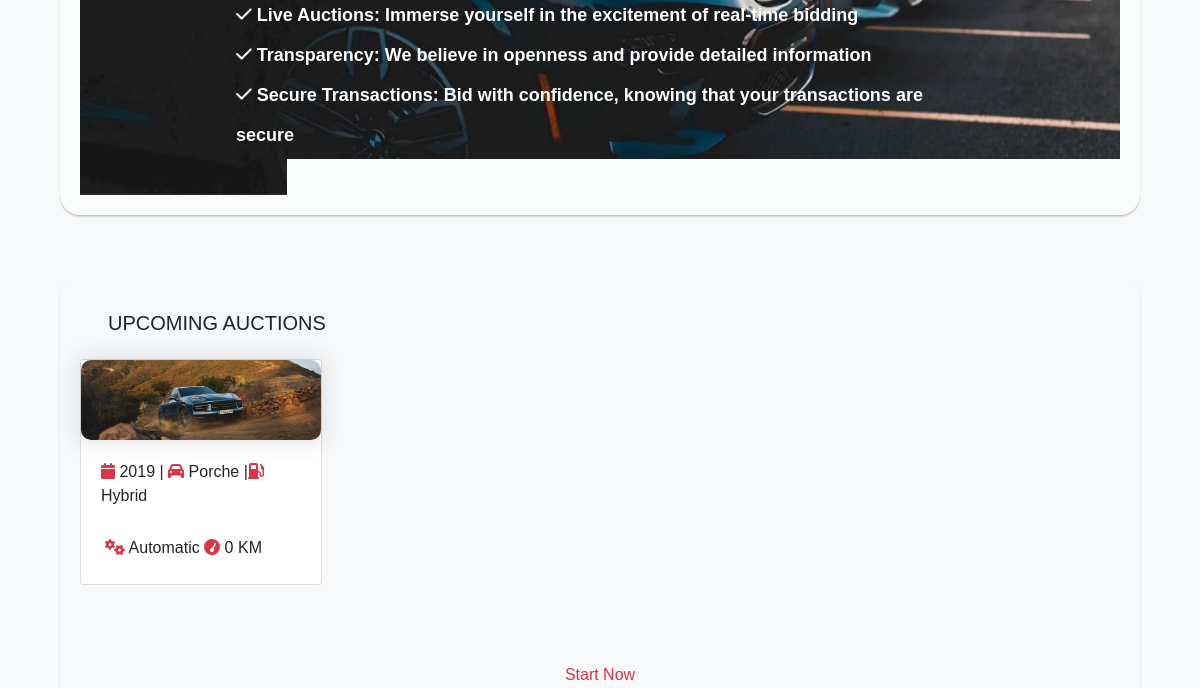
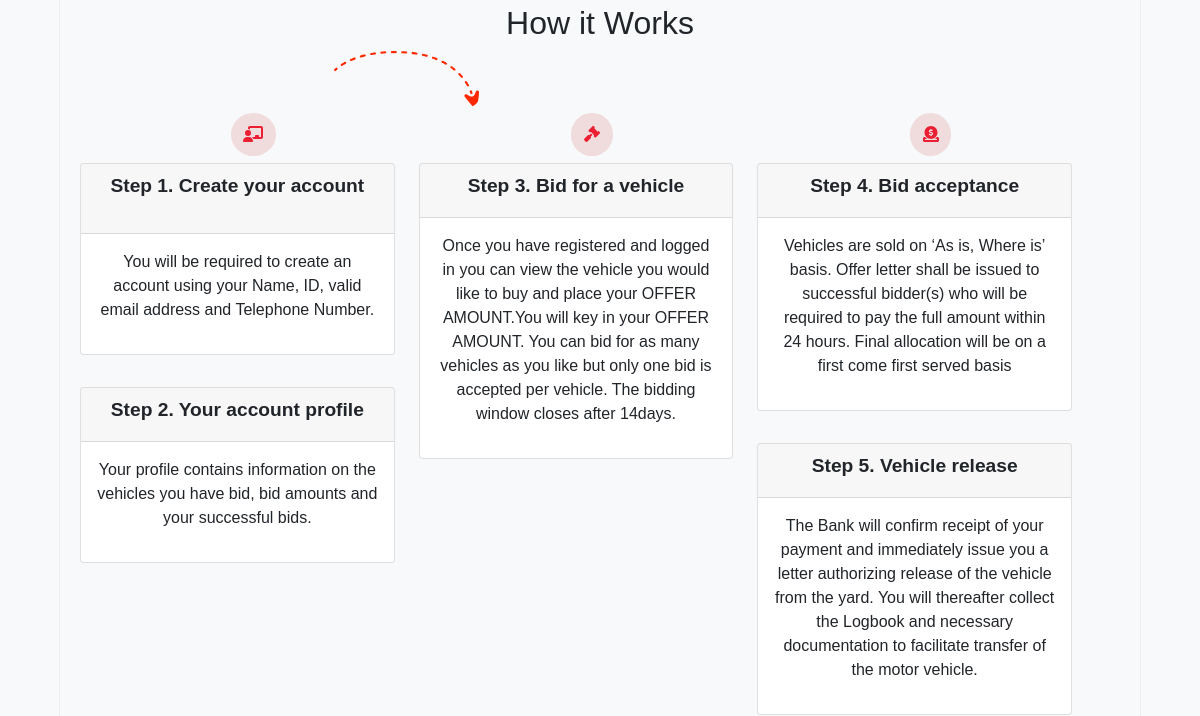
Before: / (middle part) with the older database file (2 pictures, top to bottom).
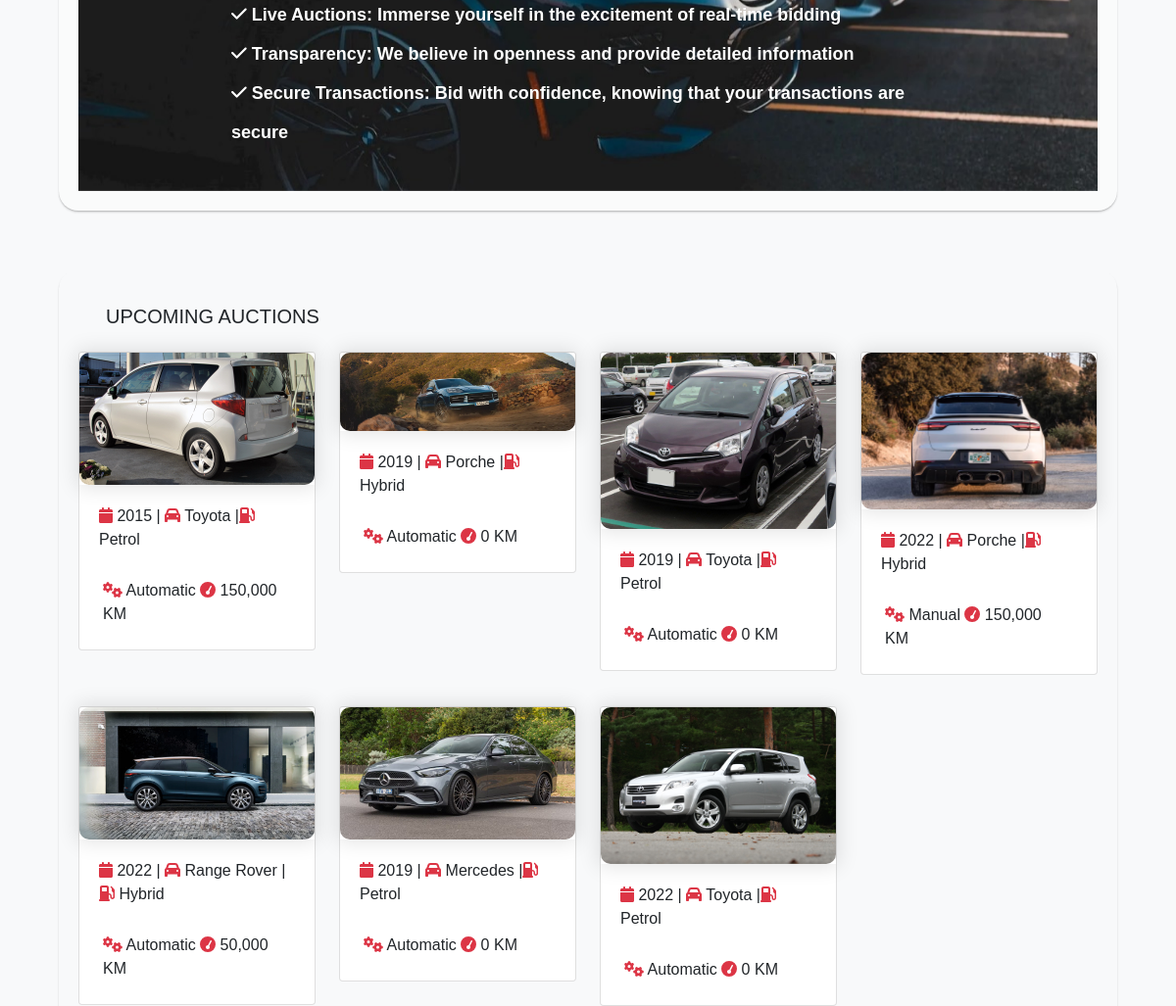
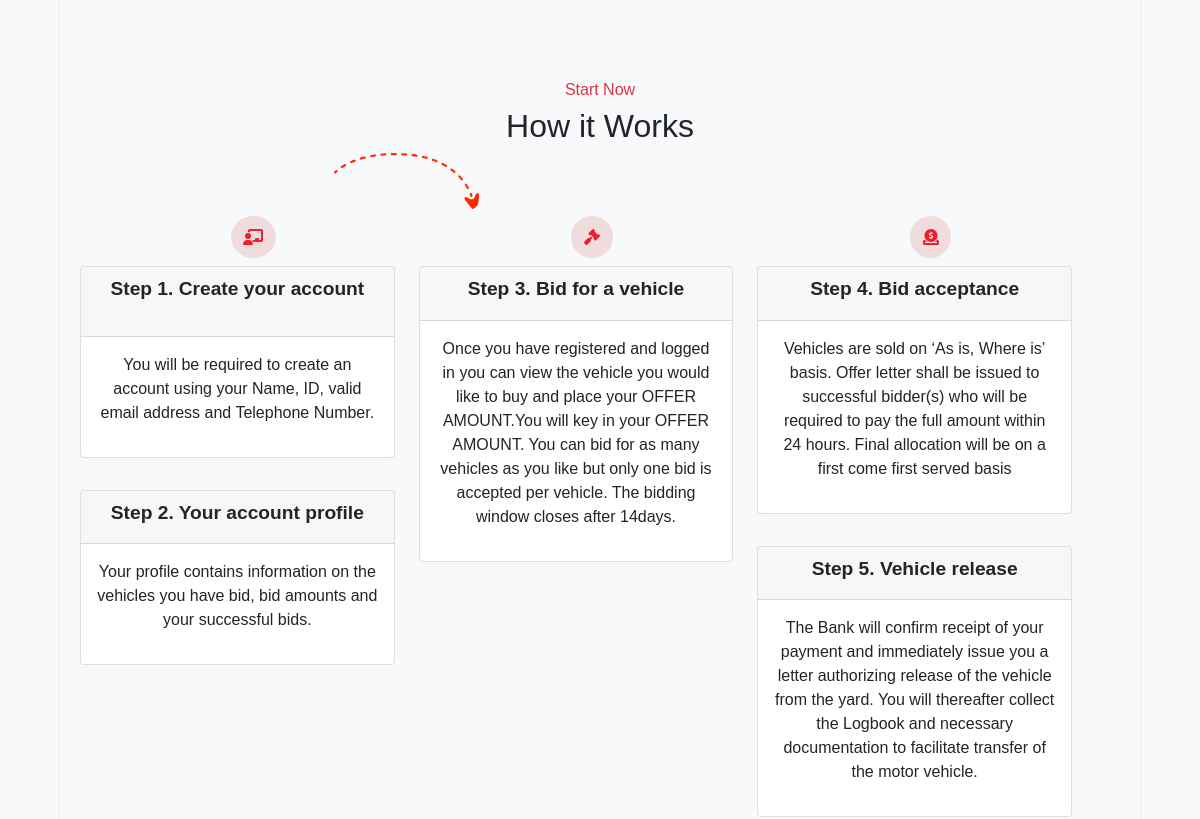
After: the same page with the newer database file (2 pictures, top to bottom).
### vehicles/models.py (models this page shows, shortened)
class Vehicle(models.Model):
    BID_STATUS_CHOICES = [
        ('idle', 'idle'),
        ('available', 'available'),
        ('on_auction', 'on_auction'),
        ('on_bid', 'on_bid'),
        ('sold', 'sold'),
    ]
    TRANSMISSION_CHOICES=[
        ('Automatic','Automatic'),
        ('Manual','Manual'),
    ]
    v_id = models.UUIDField(default=uuid.uuid4, editable=False, unique=True)
    registration_no = models.CharField(max_length=255,unique=True)
    make = models.ForeignKey(VehicleMake, on_delete=models.CASCADE)
    model = models.ForeignKey(VehicleModel, on_delete=models.CASCADE)
    YOM = models.ForeignKey(ManufactureYear, on_delete=models.CASCADE)
    mileage = models.IntegerField(null=True, blank=True)
    created_at = models.DateTimeField(auto_now_add=True)
    updated_at = models.DateTimeField(auto_now=True)
    engine_cc = models.IntegerField()
    transmission = models.CharField(max_length=255, choices=TRANSMISSION_CHOICES,blank=True)
    body_type = models.ForeignKey(VehicleBody, on_delete=models.CASCADE)
    fuel_type = models.ForeignKey(FuelType, on_delete=models.CASCADE)
    status = models.CharField(max_length=10, choices=BID_STATUS_CHOICES, default='idle')
    reserve_price = models.IntegerField()
    description = models.TextField(blank=True)
    file = models.FileField(upload_to='images/',default='images/default-vehicle.png',blank=True)
    views = models.IntegerField(default=0)

class ManufactureYear(models.Model):
    year = models.IntegerField()
    class Meta:
        verbose_name_plural = "Years of Manufacture"
    def __str__(self):
            return str(self.year)

class VehicleMake(models.Model):
    name = models.CharField(max_length=255)
    class Meta:
        verbose_name_plural = "Makes"
    def __str__(self):
            return self.name

class FuelType(models.Model):
    name = models.CharField(max_length=255)
    class Meta:
        verbose_name_plural = "Fuel Types"
    def __str__(self):
            return self.name

### vehicles/views.py (the view)
# urls.py: path('',views.homepage, name='homepage' ),
def homepage(request):
    upcoming_auctions = Vehicle.objects.filter(status='available')
    context = {
        'upcoming_auctions': upcoming_auctions,
    }
    return render(request, 'vehicles/home.html', context)

### vehicles/templates/vehicles/home.html (shortened to what the changed rows need)
{% extends 'vehicles/base.html'%}
{% load static %}
{% load humanize %}
{% block content%}
<div class="lower-cont1">
  <div class="row">
   {% for vehicle in upcoming_auctions %}
    <div class="col-md-3">
      <div class="card rounded">
        <div class="box">
            <img class="image" src="{{vehicle.file.url}}" />
        </div>
        <div class="card-body">
          <p class="mr-2 p-1"><i class="fa fa-calendar text-danger" aria-hidden="true"></i>
            {{vehicle.YOM}} | <i class="fa fa-car text-danger" aria-hidden="true"></i>
            {{vehicle.make}} |<i class="fa-solid fa-gas-pump text-danger"></i> {{vehicle.fuel_type}}</p>
          <p class="card-text mr-2 p-2">
            <span><i class="fa-solid fa-gears text-danger "></i> {{vehicle.transmission}}</span> <span><i class="fa fa-tachometer text-danger" aria-hidden="true"></i> {{vehicle.mileage|intcomma}} KM </span><label></span>
          </p>
        </div>
      </div>
    </div>
    {% endfor %}
  </div>
  <div class="row mt-5">
    <div class="lower-head">
      <h2>How it Works </h2>
    </div>
  </div>
</div>
{% endblock content%}

Changed rows visible on the page:
now on this page (row edited): Vehicle: file (picture), YOM "2015", make "Toyota", fuel_type "Petrol", transmission "Automatic", mileage "150,000"
now on this page (row edited): Vehicle: file (picture), YOM "2019", make "Toyota", fuel_type "Petrol", transmission "Automatic", mileage "0"
now on this page (row edited): Vehicle: file (picture), YOM "2022", make "Porche", fuel_type "Hybrid", transmission "Manual", mileage "150,000"
now on this page (row edited): Vehicle: file (picture), YOM "2022", make "Range Rover", fuel_type "Hybrid", transmission "Automatic", mileage "50,000"
now on this page (row edited): Vehicle: file (picture), YOM "2019", make "Mercedes", fuel_type "Petrol", transmission "Automatic", mileage "0"
now on this page (row edited): Vehicle: file (picture), YOM "2022", make "Toyota", fuel_type "Petrol", transmission "Automatic", mileage "0"
